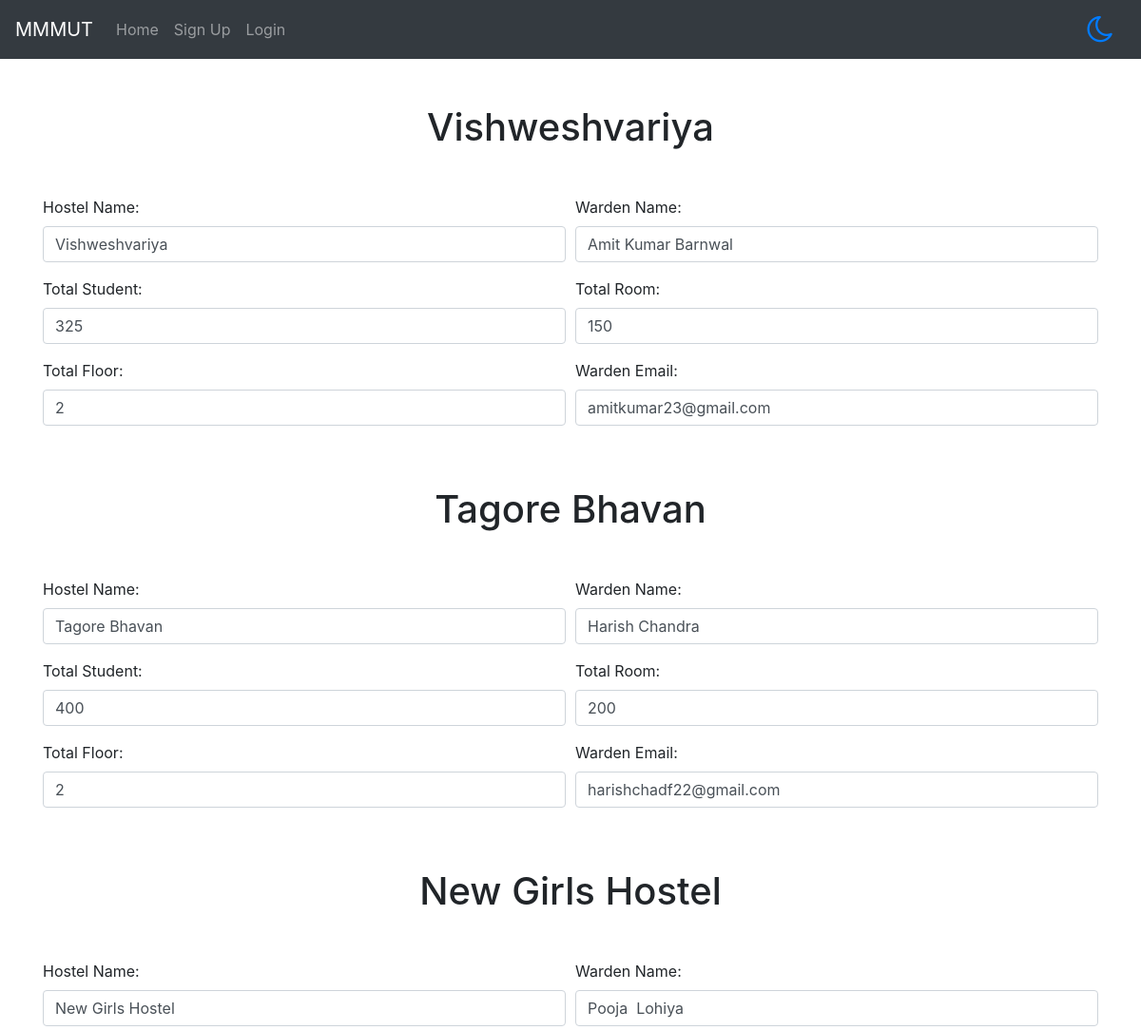
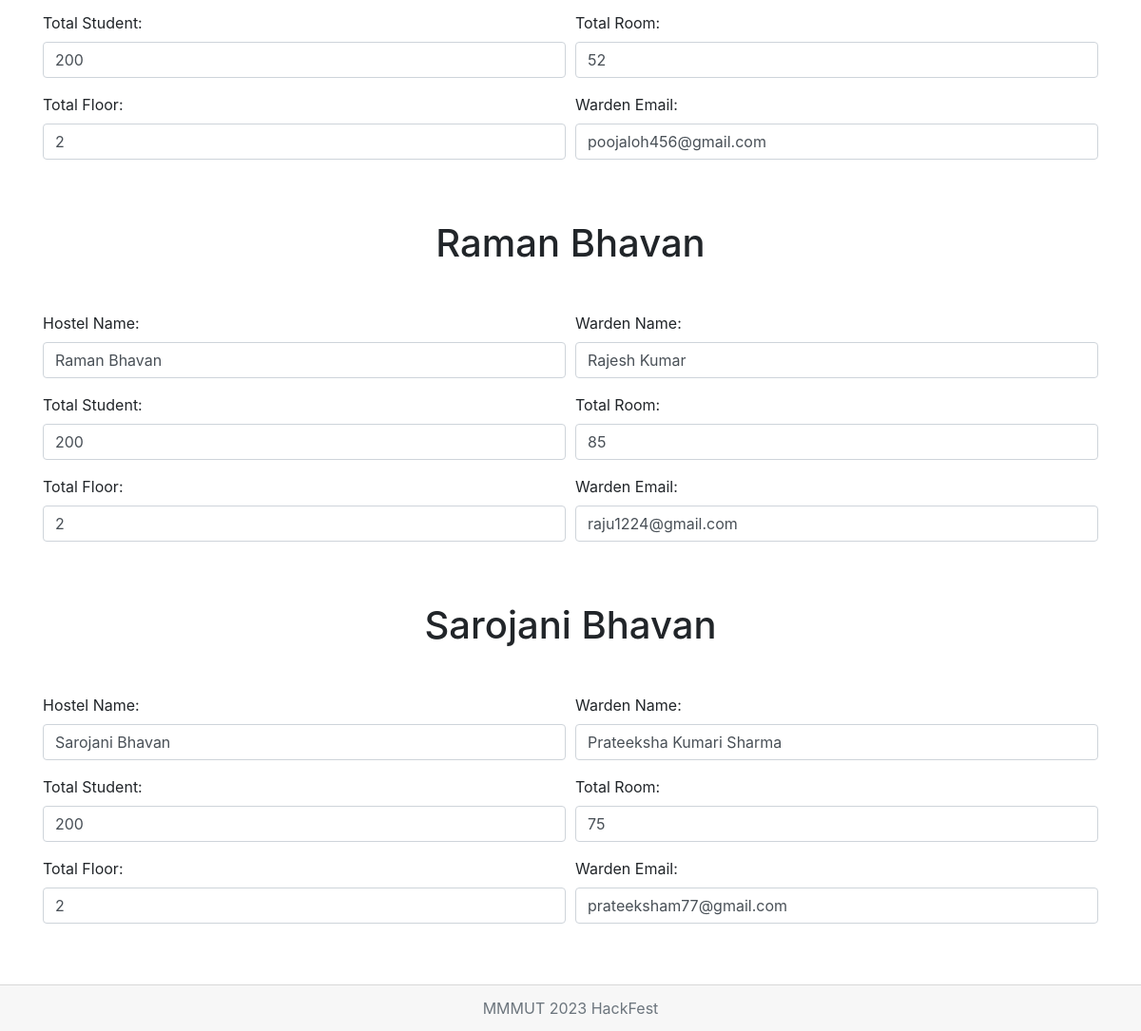
Screenshot of /hostel with the database file from the repository (2 pictures, top to bottom).
### college/models.py (models this page shows)
class Hostel(models.Model):
    name_warden = models.CharField(max_length=30)
    hostel_name = models.CharField(max_length=30)
    wanden_email = models.EmailField(max_length=30)
    tstudent = models.CharField(max_length=100)
    total_empty_rooms = models.CharField(max_length=50)
    total_alloted_room = models.CharField(max_length=50)
    tfloor = models.CharField(max_length=10)

### college/views.py (the view)
# urls.py: path('hostel', views.hostel, name='hostel'),
def hostel(request):
    detail_hostel = Hostel.objects.all()
    return render(request, 'hostel.html',{"data":detail_hostel})

### templates/hostel.html (shortened to what this page needs)
{% extends 'base.html' %}
{% block 'content' %}
{% load static %}
<div class="container mt-5">
    {% for item in data %}
    <div>
        <h1 class="text-center my-5">{{item.hostel_name}}</h1>
        <form method="">
            <div class="form-row">
                <div class="form-group col-md-6">
                    <label for="inputAddress">Hostel Name:</label>
                    <input type="text" class="form-control" name="name" id="inputAddress" value="{{item.hostel_name}}"
                        placeholder="Name ">
                </div>
                <div class="form-group col-md-6">
                    <label for="inputAddress2">Warden Name:</label>
                    <input type="text" class="form-control" name="branch" id="inputAddress2" value="{{item.name_warden}}"
                        placeholder="Student's Branch">
                </div>
                <div class="form-group col-md-6">
                    <label for="inputAddress3">Total Student:</label>
                    <input type="text" class="form-control" name="email" id="inputAddress3" value="{{item.tstudent}}"
                        placeholder="Email">
                </div>
                <div class="form-group col-md-6">
                    <label for="inputAddress3">Total Room:</label>
                    <input type="text" class="form-control" name="address" id="inputAddress3" value="{{item.total_alloted_room}}"
                        placeholder="total room">
                </div>
                <div class="form-group col-md-6">
                    <label for="inputAddress4">Total Floor:</label>
                    <input type="text" class="form-control" name="hostel" id="inputAddress4" value="{{item.tfloor}}"
                        placeholder="Hostel name">
                </div>
                <div class="form-group col-md-6">
                    <label for="inputZip">Warden Email:</label>
                    <input type="text" class="form-control" name="year" id="inputZip" value="{{item.wanden_email}}"
                        placeholder="Acedemic year">
                </div>
            </div>
        </form>
    </div>
    {% endfor %}
    <br><br>
</div>
{% endblock %}

### rows the page displays
Hostel: hostel_name "Vishweshvariya", name "Vishweshvariya", branch "Amit Kumar Barnwal", email "325", address "150", hostel "2", year "amitkumar23@gmail.com"
Hostel: hostel_name "Tagore Bhavan", name "Tagore Bhavan", branch "Harish Chandra", email "400", address "200", hostel "2", year "harishchadf22@gmail.com"
Hostel: hostel_name "New Girls Hostel", name "New Girls Hostel", branch "Pooja Lohiya", email "200", address "52", hostel "2", year "poojaloh456@gmail.com"
Hostel: hostel_name "Raman Bhavan", name "Raman Bhavan", branch "Rajesh Kumar", email "200", address "85", hostel "2", year "raju1224@gmail.com"
Hostel: hostel_name "Sarojani Bhavan", name "Sarojani Bhavan", branch "Prateeksha Kumari Sharma", email "200", address "75", hostel "2", year "prateeksham77@gmail.com"
